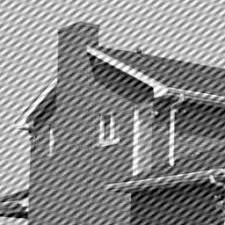
#> input picture lab6/image1.jpeg, 225 x 225 px
$ python main.py
#> lines starting #> are read from the running program, lines starting #| are printed output that depends on the picture; after the words box and inside, x2 and y2 are one past the last pixel; in counts of white or black regions, pixels touching at a corner belong together
import copy
import numpy as np
import matplotlib.pyplot as plt
# from skimage import data
from skimage.draw import disk

def normalize(img):
    img = img - np.min(img)
    img /= np.max(img)
    return img

fig, ax = plt.subplots(3, 2, figsize=(10, 10))

image1 = plt.imread("image1.jpeg")
#> image1 is the input picture: shape (225, 225, 3); min 0, max 255, mean 138
image2 = plt.imread("image2.jpg")
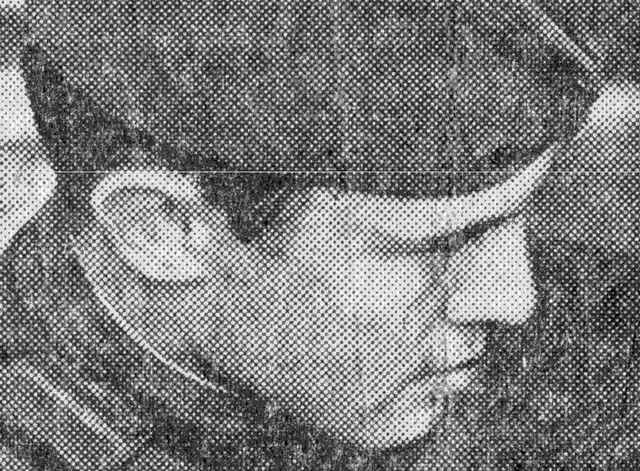
#> input picture lab6/image2.jpg, 640 x 471 px
#> image2 is the input picture: shape (471, 640); min 0, max 255, mean 123.6
mean_img = np.mean(image1, axis=2)
normalized = normalize(mean_img)
bit_8_multiplier = 2**8 - 1
normalized_8_bit_depth = np.rint(normalized * bit_8_multiplier)
ax[0, 0].imshow(normalized_8_bit_depth, cmap="binary_r")
ft = np.fft.fft2(normalized_8_bit_depth)
ft = np.fft.fftshift(ft)
ft_abs = np.abs(ft)
ft_log = np.log(ft_abs)
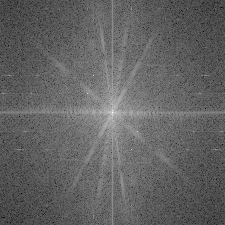
#> ft_log: shape (225, 225) float64; min 1.36, max 15.76, mean 6.96; drawn with min black and max white


normalized_ft_log = normalize(ft_log)

normalized_ft_log_05 = copy.deepcopy(normalized_ft_log)
normalized_ft_log_08 = copy.deepcopy(normalized_ft_log)

normalized_ft_log_05[normalized_ft_log_05<=0.5] = 0
normalized_ft_log_05[normalized_ft_log_05>0.5] = 1
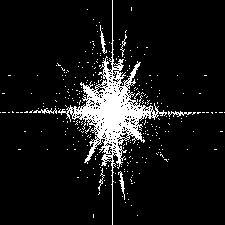
#> normalized_ft_log_05: shape (225, 225) float64; values 0 (black) and 1 (white), 9.2% white; 283 white regions (276 under 20 px), largest, box (x1, y1, x2, y2) and area: (58, 0, 167, 225) 3843, (100, 25, 107, 54) 66, (118, 171, 125, 200) 66

normalized_ft_log_08[normalized_ft_log_08<=0.8] = 0
normalized_ft_log_08[normalized_ft_log_08>0.8] = 1
#> normalized_ft_log_08: shape (225, 225) float64; values 0 (black) and 1 (white), 0.02% white in thin lines or dots, all inside (x1, y1, x2, y2) = (87, 75, 138, 150)

print("Normalized threshold 0.5")
print(np.argwhere(normalized_ft_log_05))
#> (printed output is left out)
print("Normalized threshold 0.8")
print(np.argwhere(normalized_ft_log_08))
#| [[ 75  93]
#|  [ 93  87]
#|  [110 112]
#|  [111 112]
#|  [112 110]
#|  [112 112]
#|  [112 114]
#|  [113 112]
#|  [114 112]
#|  [131 137]
#|  [149 131]]

ax[0,0].imshow(mean_img, cmap="gray")
ax[0,1].imshow(ft_log, cmap="gray")
ax[1,0].imshow(normalized_ft_log_05, cmap="gray")
ax[1,1].imshow(normalized_ft_log_08, cmap="gray")


# Zadanie 2

ft[75, :] = 0
ft[93, :] = 0
ft[131, :] = 0
ft[149, :] = 0

ft_abs_2 = np.abs(ft)
ft_log_2 = np.log(ft_abs_2)

ax[2,0].imshow(ft_log_2, cmap="gray")

def genereate_ift(ft):
    ift = np.fft.ifftshift(ft)
    ift = np.fft.ifft2(ift)
    return ift

ift = genereate_ift(ft).real
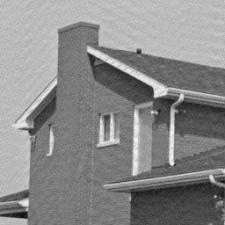
#> ift: shape (225, 225) float64; min 13.08, max 250.9, mean 138
# [5 lines of commented-out code are left out]
normalized_ift = normalize(ift)
# ax[1,1].imshow(ift, cmap="gray")
ax[2,1].imshow(normalized_ift, cmap="gray")


fig.savefig(
    "res.png",
)

# Zadanie 3

fig, ax = plt.subplots(2, 2, figsize=(10, 10))
image2 = plt.imread("image2.jpg")
print(image2.shape)
#| (471, 640)

image2 = normalize(image2.astype(float))

ft__2 = np.fft.fft2(image2)
ft__2 = np.fft.fftshift(ft__2)
ft__2_abs = np.abs(ft__2)
ft__2_log = np.log(ft__2_abs)

normalized_ft_2_log = normalize(ft__2_log)

normalized_ft_2_log[normalized_ft_2_log<=0.7] = 0
normalized_ft_2_log[normalized_ft_2_log>0.7] = 1
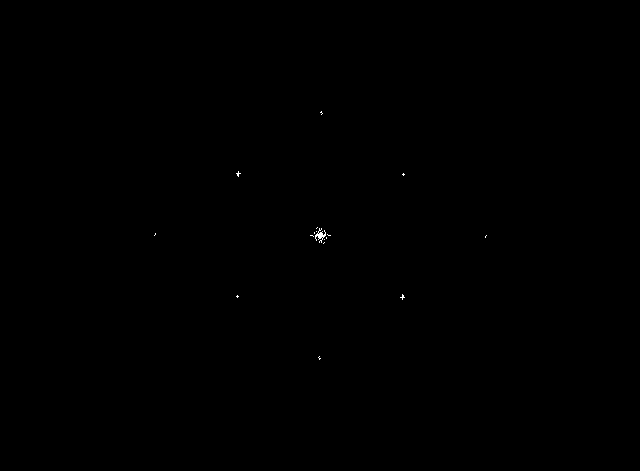
#> normalized_ft_2_log: shape (471, 640) float64; values 0 (black) and 1 (white), 0.05% white in thin lines or dots, all inside (x1, y1, x2, y2) = (154, 111, 487, 360)

print("Normalized threshold 0.7")
print(np.argwhere(normalized_ft_2_log))
#> (printed output is left out)

print(image2)
#> (printed output is left out)

rr, cc = disk((112, 320), 10)

ax[0, 0].imshow(image2, cmap="binary_r")
ax[0, 1].imshow(ft__2_log, cmap="binary_r")

ft__2 = np.fft.fft2(image2)
ft__2 = np.fft.fftshift(ft__2)
ft__2_abs = np.abs(ft__2)
ft__2_log = np.log(ft__2_abs)
rr, cc = disk((112, 320), 10)
ft__2_log[rr, cc] = 0
#> ft__2_log: shape (471, 640) float64; min -2.89, max 11.89, mean 3.25
rr, cc = disk((172, 238), 10)
ft__2_log[rr, cc] = 0
#> ft__2_log: shape (471, 640) float64; min -2.89, max 11.89, mean 3.24
rr, cc = disk((230, 150), 10)
ft__2_log[rr, cc] = 0
#> ft__2_log: shape (471, 640) float64; min -2.89, max 11.89, mean 3.24
rr, cc = disk((174, 402), 10)
ft__2_log[rr, cc] = 0
#> ft__2_log: shape (471, 640) float64; min -2.89, max 11.89, mean 3.23
rr, cc = disk((300, 238), 10)
ft__2_log[rr, cc] = 0
#> ft__2_log: shape (471, 640) float64; min -2.89, max 11.89, mean 3.22
rr, cc = disk((350, 320), 10)
ft__2_log[rr, cc] = 0
#> ft__2_log: shape (471, 640) float64; min -2.89, max 11.89, mean 3.22
rr, cc = disk((299, 401), 10)
ft__2_log[rr, cc] = 0
#> ft__2_log: shape (471, 640) float64; min -2.89, max 11.89, mean 3.21
rr, cc = disk((232, 485), 10)
ft__2_log[rr, cc] = 0
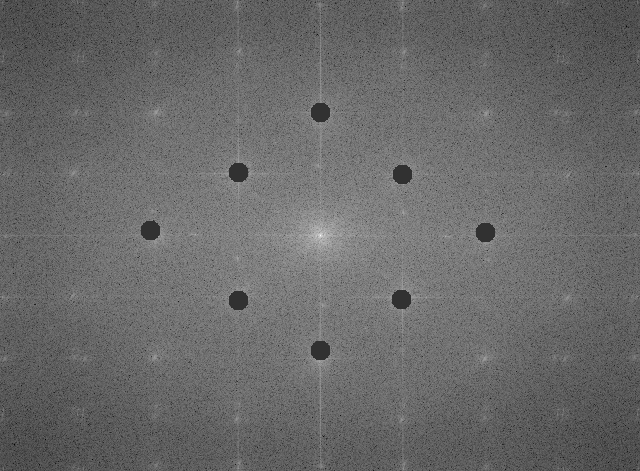
#> ft__2_log: shape (471, 640) float64; min -2.89, max 11.89, mean 3.21; drawn with min black and max white

ft__2_log[rr, cc] = 0

ax[1,0].imshow(ft__2_log, cmap="binary_r")

rr, cc = disk((112, 320), 10)
ft__2[rr, cc] = 0
rr, cc = disk((172, 238), 10)
ft__2[rr, cc] = 0
rr, cc = disk((230, 150), 10)
ft__2[rr, cc] = 0
rr, cc = disk((174, 402), 10)
ft__2[rr, cc] = 0
rr, cc = disk((300, 238), 10)
ft__2[rr, cc] = 0
rr, cc = disk((350, 320), 10)
ft__2[rr, cc] = 0
rr, cc = disk((299, 401), 10)
ft__2[rr, cc] = 0
rr, cc = disk((232, 485), 10)
ft__2[rr, cc] = 0

ift = genereate_ift(ft__2).real
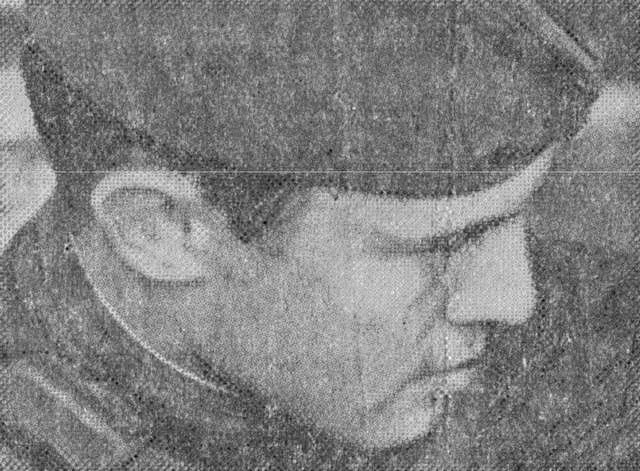
#> ift: shape (471, 640) float64; min -0.24, max 1.19, mean 0.485; drawn with min black and max white

ax[1,1].imshow(ift, cmap="binary_r")


fig.savefig(
    "res2.png",
)
